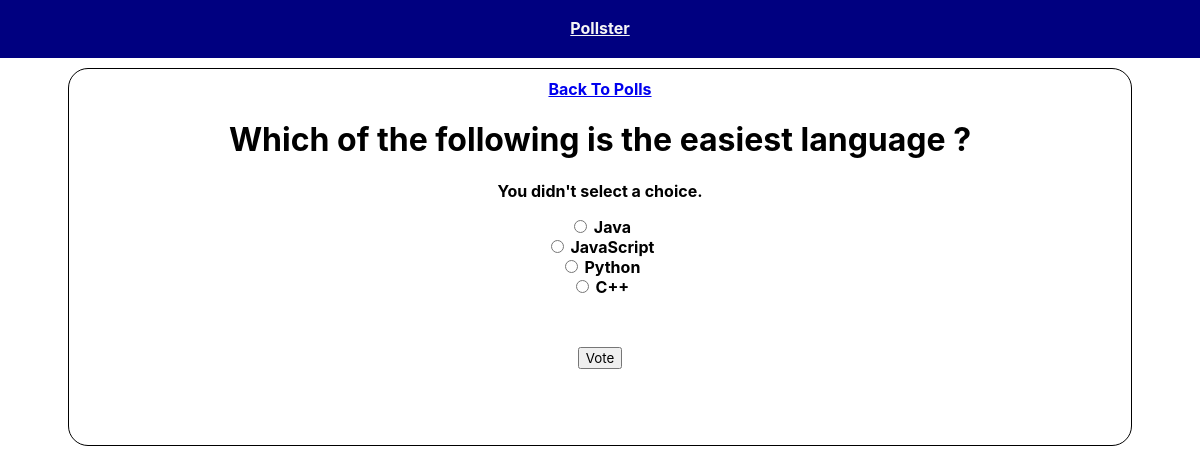
/polls/2/vote/, run on the app's committed database.
### polls/models.py (models this page shows, shortened)
class Question(models.Model):
    question_text = models.CharField(max_length=200)
    pub_date = models.DateTimeField('date published')

class Choice(models.Model):
    question = models.ForeignKey(Question, on_delete=models.CASCADE)
    choice_text = models.CharField(max_length=200)
    votes = models.IntegerField(default=0)

### polls/views.py (the view)
# urls.py: path('<int:question_id>/vote/', views.vote, name ='vote'),
def vote(request, question_id):
    question = get_object_or_404(Question, pk=question_id)
    try:
        selected_choice = question.choice_set.get(pk=request.POST['choice'])
    except (KeyError, Choice.DoesNotExist):
        return render(request, 'polls/detail.html', {
            'question': question,
            'error_message': "You didn't select a choice.",
        })
    else:
        selected_choice.votes += 1
        selected_choice.save()
        return HttpResponseRedirect(reverse('polls:results', args=(question.id,)))

### templates/polls/detail.html (shortened to what this page needs)
{% extends 'base.html' %}
{% block content %}
<a href ="{% url 'polls:index' %}">Back To Polls</a>
<h1>{{ question.question_text }}</h1>
{% if error_message %}
<p>
	<strong>{{ error_message }}</strong>
</p>
{% endif %}
<form action ="{% url 'polls:vote' question.id %}" method ="post">
	{% for choice in question.choice_set.all %}
	<div>
		<input type ="radio" name ="choice"  id ="choice{{ forloop.counter }}"
			value ="{{ choice.id }}" />
		<label for ="choice{{ forloop.counter }}">{{ choice.choice_text }}</label>
	</div>
	{% endfor %}
	<input type ="submit" value ="Vote" class ="btn" />
</form>
{% endblock %}

### templates/base.html (style rules this page uses)
* { font-family: -apple-system, BlinkMacSystemFont, 'Segoe UI', Roboto, Oxygen, Ubuntu, Cantarell, 'Open Sans', 'Helvetica Neue', sans-serif; }

### templates/polls/detail.html (style rules this page uses)
input[type=submit], input.submit { margin:50px; }

### data on the page
Question: question_text "Which of the following is the easiest language ?"
Choice: choice_text "Java"
Choice: choice_text "JavaScript"
Choice: choice_text "Python"
Choice: choice_text "C++"

### other printed values
{{ error_message }} "You didn't select a choice."
